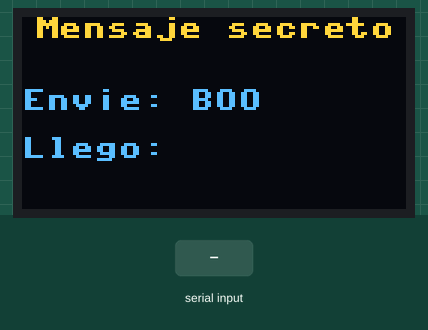
Recording of a program running on a simulated ESP32 board running MicroPython. On the bench: 128×64 one-colour display. The test bench sets the inputs (shaded band). The OLED is the two-colour kind (top 16 rows yellow); library files of the repository ran but are not shown: ssd1306.py. At 3.4 s the program stops and its outputs stay as they are.

Above: at 1.2 s.
1.3 s: "BOO" received over the second serial link
At 1.3 s:
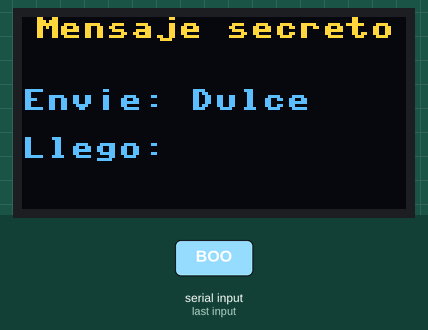
At 3.1 s:
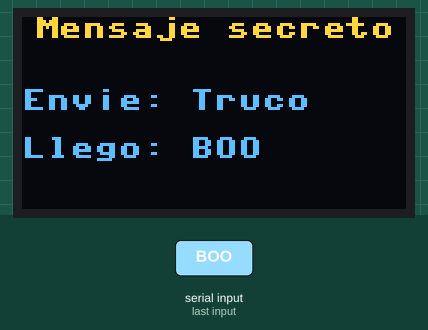
Timing chart, 0 to 4.6 s (numbered marks = the images above; inputs shaded):
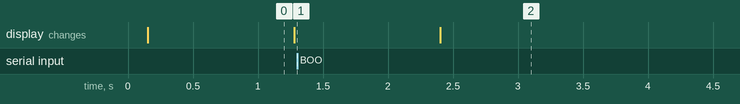

Measured:
- after the input at 1.3 s, the display: changes after 1.1 s (image 2)
- what the display in image 0 shows lasts 1.1 s, from 0.2 s to 1.3 s

The program:

mensaje_secreto.py
```python
# Chip 4 · UART: el mensaje secreto.
# Protocolo UART (puerto serie): un cable para enviar (TX, 17) y otro para recibir (RX, 16).
# En este circuito el cable sale del 17 y vuelve a entrar por el 16: el ESP32 se habla a sí mismo.
# Con dos placas reales, el TX de una va al RX de la otra (y comparten GND).
import time
from machine import Pin, I2C, UART
import ssd1306


def preparar_pantalla():
    i2c = I2C(0, scl=Pin(22), sda=Pin(21), freq=400000)
    return ssd1306.SSD1306_I2C(128, 64, i2c)


def preparar_uart():
    # UART 2, velocidad 9600 bits por segundo. Los dos lados deben usar la MISMA velocidad.
    return UART(2, baudrate=9600, tx=17, rx=16)


def enviar(uart, texto):
    uart.write(texto)


def recibir(uart):
    time.sleep(0.1)  # dar tiempo a que lleguen las letras
    if uart.any():
        return uart.read().decode()
    return ""


def mostrar(display, enviado, recibido):
    display.fill(0)
    display.text("Mensaje secreto", 4, 0, 1)
    display.text("Envie: " + enviado, 0, 24, 1)
    display.text("Llego: " + recibido, 0, 40, 1)
    display.show()


def main():
    display = preparar_pantalla()
    uart = preparar_uart()
    for palabra in ["BOO", "Dulce", "Truco"]:
        enviar(uart, palabra)
        llegada = recibir(uart)
        mostrar(display, palabra, llegada)  # breakpoint aquí
        time.sleep(1)


if __name__ == "__main__":
    main()
```
